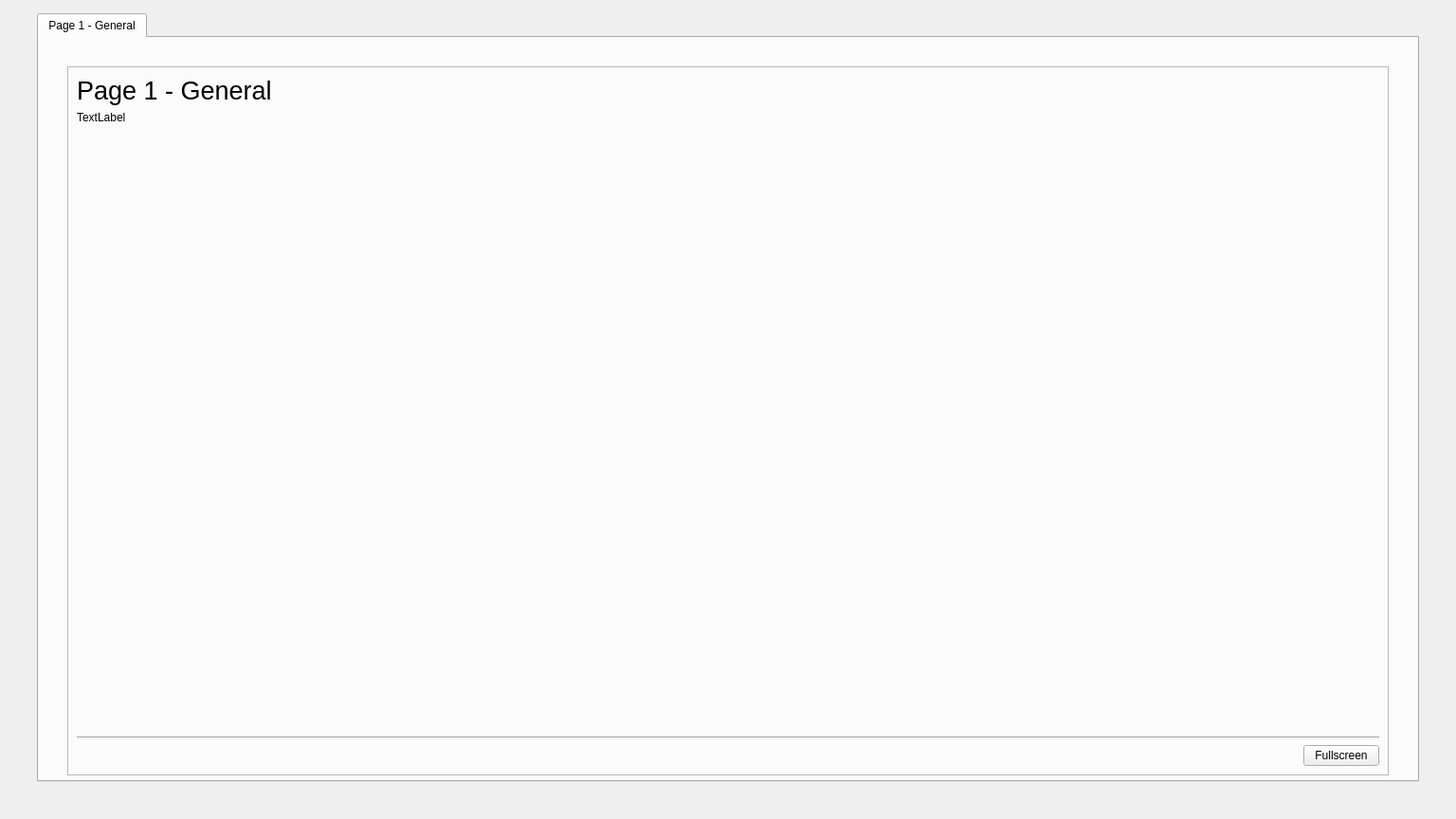
<?xml version="1.0" encoding="UTF-8"?>
<ui version="4.0">
 <class>AnalyticsWindow</class>
 <widget class="QMainWindow" name="AnalyticsWindow">
  <property name="geometry">
   <rect>
    <x>0</x>
    <y>0</y>
    <width>1536</width>
    <height>864</height>
   </rect>
  </property>
  <property name="windowTitle">
   <string>Analytics</string>
  </property>
  <widget class="QWidget" name="centralwidget_analytic">
   <layout class="QVBoxLayout" name="verticalLayout_2">
    <item>
     <layout class="QVBoxLayout" name="verticalLayout">
      <property name="leftMargin">
       <number>30</number>
      </property>
      <property name="topMargin">
       <number>5</number>
      </property>
      <property name="rightMargin">
       <number>30</number>
      </property>
      <property name="bottomMargin">
       <number>30</number>
      </property>
      <item>
       <widget class="QTabWidget" name="tabWidget">
        <property name="currentIndex">
         <number>0</number>
        </property>
        <widget class="QWidget" name="tab">
         <attribute name="title">
          <string>Page 1 - General</string>
         </attribute>
         <layout class="QVBoxLayout" name="verticalLayout_4">
          <property name="leftMargin">
           <number>30</number>
          </property>
          <property name="topMargin">
           <number>30</number>
          </property>
          <property name="rightMargin">
           <number>30</number>
          </property>
          <property name="bottomMargin">
           <number>5</number>
          </property>
          <item>
           <widget class="QFrame" name="frame">
            <property name="frameShape">
             <enum>QFrame::StyledPanel</enum>
            </property>
            <property name="frameShadow">
             <enum>QFrame::Raised</enum>
            </property>
            <layout class="QVBoxLayout" name="verticalLayout_5">
             <item>
              <layout class="QVBoxLayout" name="verticalLayout_3">
               <item>
                <layout class="QHBoxLayout" name="horizontalLayout_2">
                 <item>
                  <layout class="QVBoxLayout" name="verticalLayout_6">
                   <item>
                    <widget class="QLabel" name="label">
                     <property name="font">
                      <font>
                       <pointsize>20</pointsize>
                      </font>
                     </property>
                     <property name="text">
                      <string>Page 1 - General</string>
                     </property>
                    </widget>
                   </item>
                   <item>
                    <widget class="QLabel" name="label_2">
                     <property name="text">
                      <string>TextLabel</string>
                     </property>
                    </widget>
                   </item>
                  </layout>
                 </item>
                 <item>
                  <spacer name="horizontalSpacer">
                   <property name="orientation">
                    <enum>Qt::Horizontal</enum>
                   </property>
                   <property name="sizeHint" stdset="0">
                    <size>
                     <width>40</width>
                     <height>20</height>
                    </size>
                   </property>
                  </spacer>
                 </item>
                </layout>
               </item>
               <item>
                <spacer name="verticalSpacer">
                 <property name="orientation">
                  <enum>Qt::Vertical</enum>
                 </property>
                 <property name="sizeHint" stdset="0">
                  <size>
                   <width>20</width>
                   <height>40</height>
                  </size>
                 </property>
                </spacer>
               </item>
               <item>
                <widget class="Line" name="line">
                 <property name="orientation">
                  <enum>Qt::Horizontal</enum>
                 </property>
                </widget>
               </item>
              </layout>
             </item>
             <item>
              <layout class="QHBoxLayout" name="horizontalLayout_3">
               <item>
                <spacer name="horizontalSpacer_2">
                 <property name="orientation">
                  <enum>Qt::Horizontal</enum>
                 </property>
                 <property name="sizeHint" stdset="0">
                  <size>
                   <width>40</width>
                   <height>20</height>
                  </size>
                 </property>
                </spacer>
               </item>
               <item>
                <widget class="QPushButton" name="btnFullscreen">
                 <property name="text">
                  <string>Fullscreen</string>
                 </property>
                </widget>
               </item>
              </layout>
             </item>
            </layout>
           </widget>
          </item>
         </layout>
        </widget>
       </widget>
      </item>
     </layout>
    </item>
   </layout>
  </widget>
 </widget>
 <resources/>
 <connections/>
</ui>
